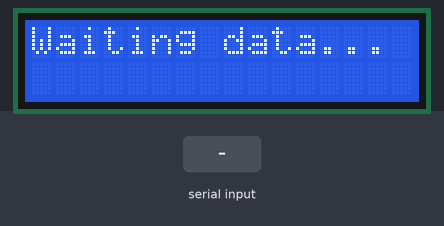
The sketch below on a simulated Arduino Uno, built with avr-gcc and run on an emulated ATmega328P. Parts: 16×2 character LCD. The inputs (shaded band) are chosen by the test bench.

Above: at 1.2 s.
1.3 s: "1\n" received over Serial
At 1.8 s:
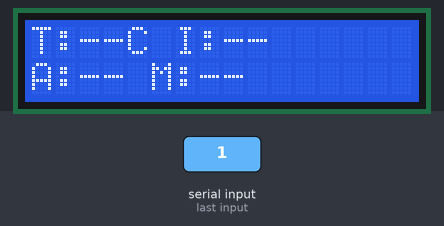
Timing chart, 0 to 4.3 s (numbered marks = the images above; inputs shaded):
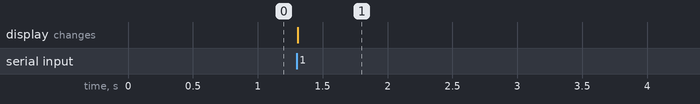

The sketch:

arduino.ino
```cpp
#include <LiquidCrystal.h>
LiquidCrystal lcd(12, 11, 5, 4, 3, 2);
String inputString = "";
void setup() {
  lcd.begin(16, 2);
  Serial.begin(9600);
  lcd.print("Waiting data...");
}

void loop() {
  while (Serial.available()) {
    char inChar = (char)Serial.read();
    if (inChar == '\n') {
      displayData(inputString);
      inputString = "";
    } else {
      inputString += inChar;
    }
  }
}

void displayData(String data) {
  lcd.clear();
  int tIndex = data.indexOf('T');
  int cIndex = data.indexOf('C');
  int aIndex = data.indexOf('A');
  int mIndex = data.indexOf('M');
  String temp = tIndex != -1 && cIndex != -1 ? data.substring(tIndex + 1, cIndex) : "--";
  String current = cIndex != -1 && aIndex != -1 ? data.substring(cIndex + 1, aIndex) : "--";
  String acc = aIndex != -1 && mIndex != -1 ? data.substring(aIndex + 1, mIndex) : "--";
  String motor = mIndex != -1 ? data.substring(mIndex + 1) : "--";
  lcd.setCursor(0, 0);
  lcd.print("T:" + temp + "C I:" + current);

  lcd.setCursor(0, 1);
  lcd.print("A:" + acc + " M:" + motor);
}
```

Measured:
- after the input at 1.3 s, the display: changes at once (image 1)
